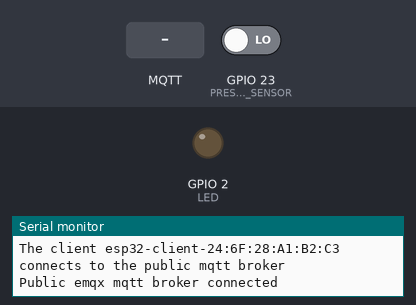
This sketch was run on a simulated ESP32. Shown: output pins drawn as LEDs (lit = HIGH), the last lines printed to the serial monitor. The inputs (shaded band) are chosen by the test bench; at power-on: GPIO 23 (PRESENCE_SENSOR) LOW. WiFi joins after 1.5 s; servers stay silent unless stated; no MQTT or app messages arrive unless stated.

Above: at 2.7 s.
2.8 s: MQTT message "ON" arrives on the first subscribed topic
At 3.7 s:
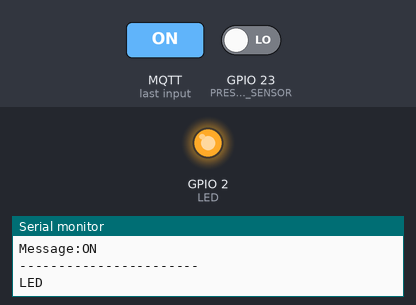
4.3 s: MQTT message "1" arrives on the first subscribed topic
At 5.5 s:
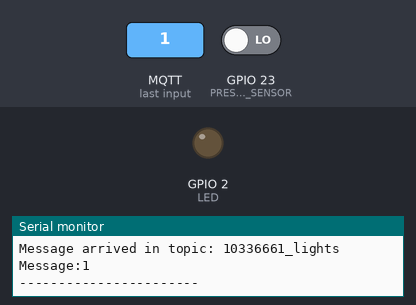
Timing chart, 0 to 7.3 s (numbered marks = the images above; inputs shaded):
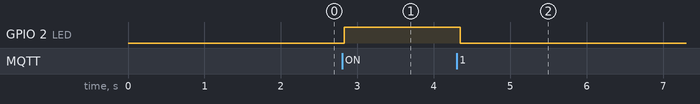

The sketch:

esp32_bedroom_code.ino
```cpp
#include <WiFi.h>
#include <PubSubClient.h>

#define LED 2
#define PRESENCE_SENSOR 23

//PRESENCE SENSOR
int pinStatus;

// WiFi
const char *ssid = "42"; // Enter your WiFi name
const char *password = "F&Atdj4#PCAN";  // Enter WiFi password

// MQTT Broker
const char *mqtt_broker = "broker.mqttdashboard.com";
const char *topic_leds = "10336661_lights"; //topic das luzes
const char *topic_led2 = "10336661_light_2"; //topic das luzes
const char *topic_presence = "10336661_presence"; //topic de presenca
const char *mqtt_username = "";
const char *mqtt_password = "";
const int mqtt_port = 1883;

WiFiClient espClient;
PubSubClient client(espClient);

void setup() {
 pinMode (LED, OUTPUT);
 pinMode (PRESENCE_SENSOR, INPUT_PULLDOWN);
 // Set software serial baud to 115200;
 Serial.begin(115200);
 // connecting to a WiFi network
 WiFi.begin(ssid, password);
 while (WiFi.status() != WL_CONNECTED) {
     delay(500);
     Serial.println("Connecting to WiFi..");
 }
 Serial.println("Connected to the WiFi network");
 //connecting to a mqtt broker
 client.setServer(mqtt_broker, mqtt_port);
 client.setCallback(callback);
 while (!client.connected()) {
     String client_id = "esp32-client-";
     client_id += String(WiFi.macAddress());
     Serial.printf("The client %s connects to the public mqtt broker\n", client_id.c_str());
     if (client.connect(client_id.c_str(), mqtt_username, mqtt_password)) {
         Serial.println("Public emqx mqtt broker connected");
     } else {
         Serial.print("failed with state ");
         Serial.print(client.state());
         delay(2000);
     }
 }
 // publish and subscribe
 client.publish(topic_leds, "Hi EMQX I'm ESP32 ^^");
 client.subscribe(topic_leds);
 client.subscribe(topic_led2);
}

void callback(char *topic, byte *payload, unsigned int length) {
 Serial.print("Message arrived in topic: ");
 Serial.println(topic);
 Serial.print("Message:");
 String data = "";
 for (int i = 0; i < length; i++) {
     Serial.print((char) payload[i]);
     data += (char)payload[i];
 }
 Serial.println();
 Serial.println("-----------------------");
if(data=="ON"){
  Serial.println("LED");
 digitalWrite(LED, HIGH);
}
else{
  digitalWrite(LED, LOW);
}
}

void loop() {
 client.loop();
 pinStatus = digitalRead(PRESENCE_SENSOR);
 if(pinStatus){
   client.publish(topic_presence, "ON");
 }
 else {
   client.publish(topic_presence, "OFF");
 }
 delay(50);
}
```

Measured:
- after the input at 2.8 s, GPIO 2 (LED): LOW → HIGH at once
- after the input at 4.3 s, GPIO 2 (LED): HIGH → LOW after 0.05 s
